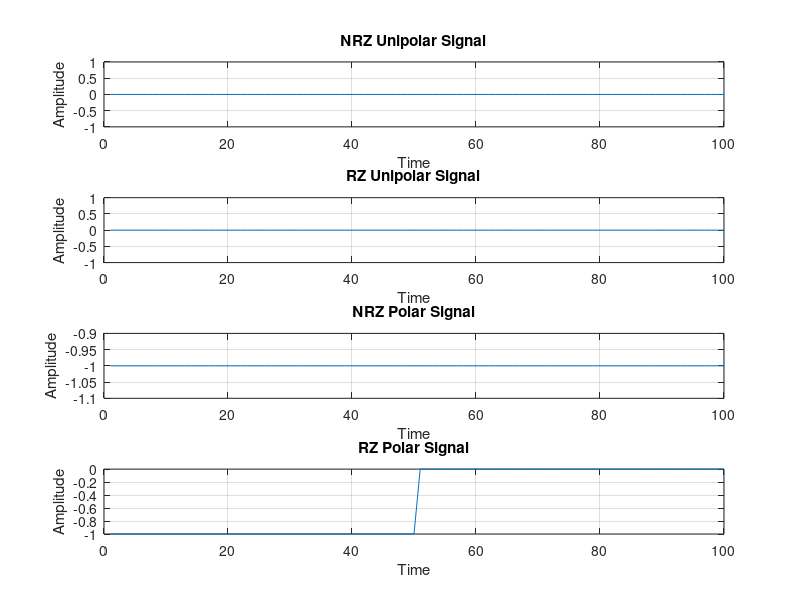
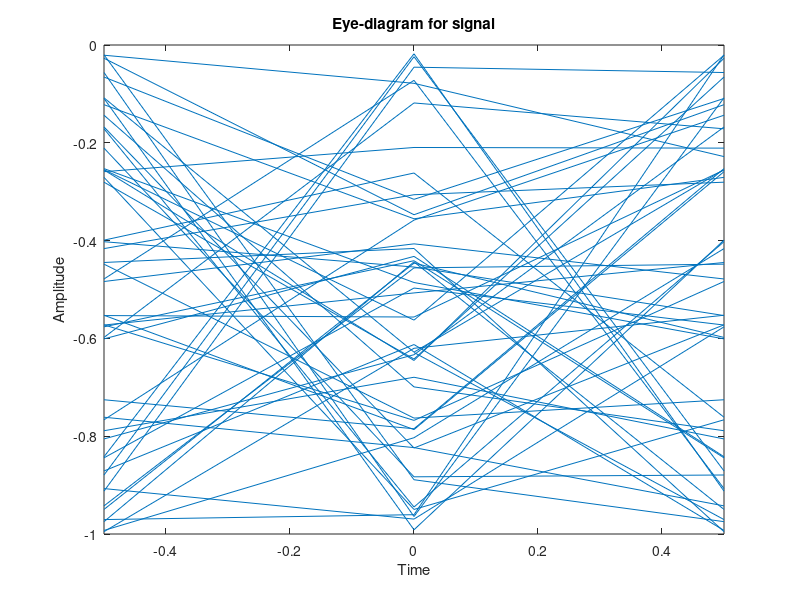

These charts were generated, in order, by the following MATLAB code:
%Matlab Program to Simulate Different Line Codes

clc
clear all
close all

bits=input('Enter the bits to be transmitted')

%NRZ Unipolar Format
carrier1=ones(1,100);
carrier2=zeros(1,100);

NRZ_Unipolar=[];%Start with an empty matrix

for i=1:length(bits)
   if bits(i)==1
      NRZ_Unipolar=[NRZ_Unipolar carrier1];
   else
      NRZ_Unipolar=[NRZ_Unipolar carrier2]; 
   end
end

%To plot NRZ Unipolar Signal
subplot(4,1,1)
plot(NRZ_Unipolar)
grid on
xlabel('Time')
ylabel('Amplitude')
title('NRZ Unipolar Signal')

%RZ Unipolar Format
carrier1=[ones(1,50), zeros(1,50)];
carrier2=zeros(1,100);

RZ_Unipolar=[];%Start with an empty matrix

for i=1:length(bits)
   if bits(i)==1
      RZ_Unipolar=[RZ_Unipolar carrier1];
   else
      RZ_Unipolar=[RZ_Unipolar carrier2]; 
   end
end

%To plot RZ Unipolar Signal
subplot(4,1,2)
plot(RZ_Unipolar)
grid on
xlabel('Time')
ylabel('Amplitude')
title('RZ Unipolar Signal')

%NRZ Polar Format
carrier1=ones(1,100);
carrier2=-ones(1,100);

NRZ_Polar=[];%Start with an empty matrix

for i=1:length(bits)
   if bits(i)==1
      NRZ_Polar=[NRZ_Polar carrier1];
   else
      NRZ_Polar=[NRZ_Polar carrier2]; 
   end
end

%To plot NRZ Unipolar Signal
subplot(4,1,3)
plot(NRZ_Polar)
grid on
xlabel('Time')
ylabel('Amplitude')
title('NRZ Polar Signal')


%RZ Polar Format
carrier1=[ones(1,50), zeros(1,50)];
carrier2=[-ones(1,50), zeros(1,50)];

RZ_Polar=[];%Start with an empty matrix

for i=1:length(bits)
   if bits(i)==1
      RZ_Polar=[RZ_Polar carrier1];
   else
      RZ_Polar=[RZ_Polar carrier2]; 
   end
end

%To plot RZ Polar Signal
subplot(4,1,4)
plot(RZ_Polar)
grid on
xlabel('Time')
ylabel('Amplitude')
title('RZ Polar Signal')

%To plot eye diagram
received_signal=NRZ_Polar+rand(1,length(NRZ_Polar))
eyediagram(received_signal,2)

